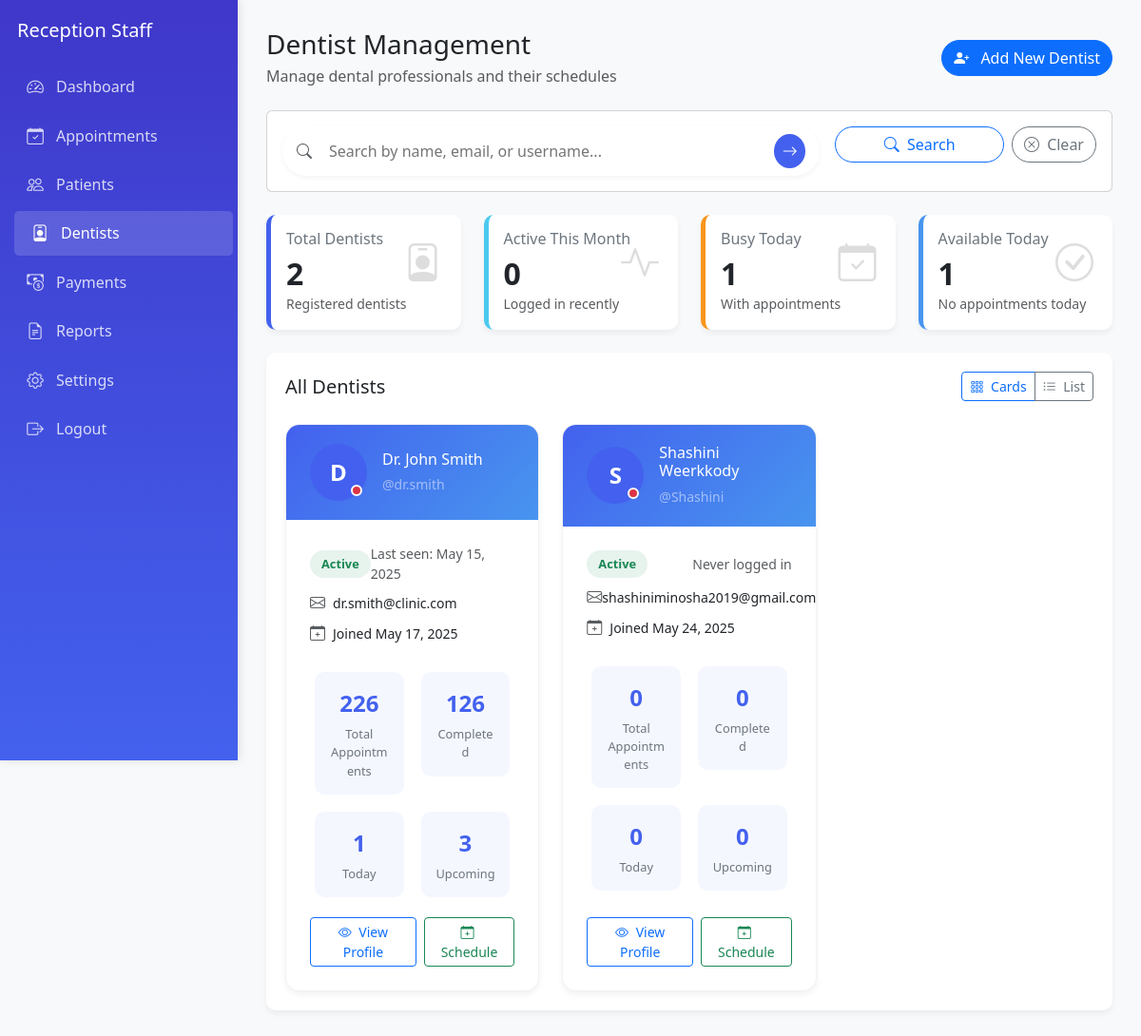
/DenTec/dashboard/staff/dentists.php (signed in), run on the app's committed database.
### tables this page shows
CREATE TABLE `users` (
  `user_id` int(11) NOT NULL,
  `username` varchar(50) NOT NULL,
  `password_hash` varchar(255) NOT NULL,
  `full_name` varchar(100) NOT NULL,
  `email` varchar(100) NOT NULL,
  `role` enum('admin','dentist','staff') NOT NULL,
  `is_active` tinyint(1) DEFAULT 1,
  `last_login` datetime DEFAULT NULL,
  `created_at` timestamp NOT NULL DEFAULT current_timestamp(),
  `updated_at` timestamp NOT NULL DEFAULT current_timestamp() ON UPDATE current_timestamp()
);

### DenTec/dashboard/staff/dentists.php (the view, shortened to what this page needs)
<?php
include '../../includes/db_connect.php';
function executeQuery($conn, $query) {
    $result = $conn->query($query);
    return $result;
}
$total_dentists = executeQuery($conn, "SELECT COUNT(*) AS total FROM users WHERE role = 'dentist' AND is_active = 1");
$active_dentists = executeQuery($conn, "SELECT COUNT(*) AS total FROM users WHERE role = 'dentist' AND is_active = 1 AND last_login >= DATE_SUB(NOW(), INTERVAL 30 DAY)");
$busy_dentists = executeQuery($conn, "SELECT COUNT(DISTINCT dentist_id) AS total
                                     FROM appointments
                                     WHERE scheduled_date >= CURDATE()
                                     AND status = 'Scheduled'");
$available_dentists = executeQuery($conn, "SELECT COUNT(*) AS total
                                         FROM users u
                                         WHERE u.role = 'dentist'
                                         AND u.is_active = 1
                                         AND u.user_id NOT IN (
                                             SELECT DISTINCT dentist_id
                                             FROM appointments
                                             WHERE scheduled_date = CURDATE()
                                             AND status = 'Scheduled'
                                         )");
$dentists_query = "
    SELECT
        u.user_id,
        u.full_name,
        u.email,
        u.username,
        u.is_active,
        u.last_login,
        u.created_at,
        COALESCE(stats.total_appointments, 0) as total_appointments,
        COALESCE(stats.completed_appointments, 0) as completed_appointments,
        COALESCE(stats.upcoming_appointments, 0) as upcoming_appointments,
        COALESCE(stats.today_appointments, 0) as today_appointments
    FROM users u
    LEFT JOIN (
        SELECT
            dentist_id,
            COUNT(*) as total_appointments,
            SUM(CASE WHEN status = 'Completed' THEN 1 ELSE 0 END) as completed_appointments,
            SUM(CASE WHEN scheduled_date > CURDATE() AND status = 'Scheduled' THEN 1 ELSE 0 END) as upcoming_appointments,
            SUM(CASE WHEN scheduled_date = CURDATE() AND status = 'Scheduled' THEN 1 ELSE 0 END) as today_appointments
        FROM appointments
        GROUP BY dentist_id
    ) stats ON u.user_id = stats.dentist_id
    WHERE u.role = 'dentist'
    ORDER BY u.full_name ASC
";
$dentists = executeQuery($conn, $dentists_query);
$search_query = '';
$searched_dentists = null;
$dentists_count = $total_dentists ? $total_dentists->fetch_assoc()['total'] : 0;
$active_count = $active_dentists ? $active_dentists->fetch_assoc()['total'] : 0;
$busy_count = $busy_dentists ? $busy_dentists->fetch_assoc()['total'] : 0;
$available_count = $available_dentists ? $available_dentists->fetch_assoc()['total'] : 0;
?>
<!DOCTYPE html>
<html lang="en">
<head>
  <link href="https://cdn.jsdelivr.net/npm/bootstrap@5.3.0/dist/css/bootstrap.min.css" rel="stylesheet" />
  <link href="https://cdn.jsdelivr.net/npm/bootstrap-icons@1.10.5/font/bootstrap-icons.css" rel="stylesheet" />
</head>
<body>
  <div class="d-flex">
    <div class="sidebar">
      <h5 class="text-white mb-4 ps-2"><?php echo htmlspecialchars($_SESSION['full_name'] ?? ''); ?></h5>
      <a href="index.php">
        <i class="bi bi-speedometer2"></i>
        <span>Dashboard</span>
      </a>
      <a href="schedule_appointment.php">
        <i class="bi bi-calendar-check"></i>
        <span>Appointments</span>
      </a>
      <a href="patient.php">
        <i class="bi bi-people"></i>
        <span>Patients</span>
      </a>
      <a href="dentists.php" class="active">
        <i class="bi bi-person-badge"></i>
        <span>Dentists</span>
      </a>
      <a href="#">
        <i class="bi bi-cash-coin"></i>
        <span>Payments</span>
      </a>
      <a href="#">
        <i class="bi bi-file-earmark-text"></i>
        <span>Reports</span>
      </a>
      <a href="#">
        <i class="bi bi-gear"></i>
        <span>Settings</span>
      </a>
      <a href="../../logout.php" class="mt-auto">
        <i class="bi bi-box-arrow-right"></i>
        <span>Logout</span>
      </a>
    </div>
    <div class="main flex-fill">
      <div class="d-flex justify-content-between align-items-center mb-4">
        <div>
          <h3 class="mb-1">Dentist Management</h3>
          <p class="text-muted mb-0">Manage dental professionals and their schedules</p>
        </div>
        <div>
          <button class="btn btn-primary rounded-pill" data-bs-toggle="modal" data-bs-target="#addDentistModal">
            <i class="bi bi-person-plus-fill me-2"></i> Add New Dentist
          </button>
        </div>
      </div>
      <div class="card mb-4">
        <div class="card-body">
          <form action="" method="GET" class="row g-3">
            <div class="col-lg-8">
              <div class="search-form">
                <i class="bi bi-search text-muted"></i>
                <input type="text" name="search" value="<?php echo htmlspecialchars($search_query); ?>" placeholder="Search by name, email, or username..." class="ms-2">
                <button type="submit"><i class="bi bi-arrow-right"></i></button>
              </div>
            </div>
            <div class="col-lg-4">
              <div class="d-flex gap-2">
                <button type="submit" class="btn btn-outline-primary rounded-pill flex-fill">
                  <i class="bi bi-search me-1"></i> Search
                </button>
                <a href="dentists.php" class="btn btn-outline-secondary rounded-pill">
                  <i class="bi bi-x-circle me-1"></i> Clear
                </a>
              </div>
            </div>
          </form>
        </div>
      </div>
      <div class="row g-4 mb-4">
        <div class="col-md-6 col-lg-3">
          <div class="card card-stat card-primary">
            <div class="card-body position-relative">
              <h5 class="card-title">Total Dentists</h5>
              <h2><?php echo $dentists_count; ?></h2>
              <p class="text-muted mb-0"><small>Registered dentists</small></p>
              <i class="bi bi-person-badge icon"></i>
            </div>
          </div>
        </div>
        <div class="col-md-6 col-lg-3">
          <div class="card card-stat card-success">
            <div class="card-body position-relative">
              <h5 class="card-title">Active This Month</h5>
              <h2><?php echo $active_count; ?></h2>
              <p class="text-muted mb-0"><small>Logged in recently</small></p>
              <i class="bi bi-activity icon"></i>
            </div>
          </div>
        </div>
        <div class="col-md-6 col-lg-3">
          <div class="card card-stat card-warning">
            <div class="card-body position-relative">
              <h5 class="card-title">Busy Today</h5>
              <h2><?php echo $busy_count; ?></h2>
              <p class="text-muted mb-0"><small>With appointments</small></p>
              <i class="bi bi-calendar-check icon"></i>
            </div>
          </div>
        </div>
        <div class="col-md-6 col-lg-3">
          <div class="card card-stat card-info">
            <div class="card-body position-relative">
              <h5 class="card-title">Available Today</h5>
              <h2><?php echo $available_count; ?></h2>
              <p class="text-muted mb-0"><small>No appointments today</small></p>
              <i class="bi bi-check-circle icon"></i>
            </div>
          </div>
        </div>
      </div>
      <div class="table-container mb-4">
        <div class="d-flex justify-content-between align-items-center mb-4">
          <h5 class="mb-0">
            <?php if (isset($searched_dentists)): ?>
              Search Results (<?php echo $searched_dentists->num_rows; ?>)
            <?php else: ?>
              All Dentists
            <?php endif; ?>
          </h5>
          <div class="btn-group">
            <button class="btn btn-sm btn-outline-primary" id="cardView">
              <i class="bi bi-grid-3x3-gap me-1"></i> Cards
            </button>
            <button class="btn btn-sm btn-outline-secondary" id="listView">
              <i class="bi bi-list-ul me-1"></i> List
            </button>
          </div>
        </div>
        <?php
        $dentists_to_display = isset($searched_dentists) ? $searched_dentists : $dentists;
        ?>
        <?php if ($dentists_to_display && $dentists_to_display->num_rows > 0): ?>
          <div class="row g-4" id="dentistCards">
            <?php while ($dentist = $dentists_to_display->fetch_assoc()): ?>
              <div class="col-md-6 col-lg-4">
                <div class="card dentist-card">
                  <div class="card-header">
                    <div class="d-flex align-items-center">
                      <div class="position-relative me-3">
                        <div class="avatar">
                          <?php echo strtoupper(substr($dentist['full_name'], 0, 1)); ?>
                        </div>
                        <?php if ($dentist['last_login'] && strtotime($dentist['last_login']) > strtotime('-24 hours')): ?>
                          <div class="online-indicator"></div>
                        <?php else: ?>
                          <div class="offline-indicator"></div>
                        <?php endif; ?>
                      </div>
                      <div class="flex-grow-1">
                        <h6 class="mb-1 text-white"><?php echo htmlspecialchars($dentist['full_name']); ?></h6>
                        <small class="text-white-50">@<?php echo htmlspecialchars($dentist['username']); ?></small>
                      </div>
                    </div>
                  </div>
                  <div class="card-body">
                    <div class="mb-3">
                      <div class="d-flex justify-content-between align-items-center mb-2">
                        <span class="status-badge <?php echo $dentist['is_active'] ? 'status-active' : 'status-inactive'; ?>">
                          <?php echo $dentist['is_active'] ? 'Active' : 'Inactive'; ?>
                        </span>
                        <small class="text-muted">
                          <?php if ($dentist['last_login']): ?>
                            Last seen: <?php echo date('M j, Y', strtotime($dentist['last_login'])); ?>
                          <?php else: ?>
                            Never logged in
                          <?php endif; ?>
                        </small>
                      </div>
                      <div class="d-flex mb-2">
                        <div style="width: 24px"><i class="bi bi-envelope text-muted"></i></div>
                        <div><small><?php echo htmlspecialchars($dentist['email']); ?></small></div>
                      </div>
                      <div class="d-flex mb-2">
                        <div style="width: 24px"><i class="bi bi-calendar-plus text-muted"></i></div>
                        <div><small>Joined <?php echo date('M j, Y', strtotime($dentist['created_at'])); ?></small></div>
                      </div>
                    </div>
                    <div class="row g-2 mb-3">
                      <div class="col-6">
                        <div class="stat-item">
                          <span class="stat-number"><?php echo $dentist['total_appointments']; ?></span>
                          <div class="stat-label">Total Appointments</div>
                        </div>
                      </div>
                      <div class="col-6">
                        <div class="stat-item">
                          <span class="stat-number"><?php echo $dentist['completed_appointments']; ?></span>
                          <div class="stat-label">Completed</div>
                        </div>
                      </div>
                      <div class="col-6">
                        <div class="stat-item">
                          <span class="stat-number"><?php echo $dentist['today_appointments']; ?></span>
                          <div class="stat-label">Today</div>
                        </div>
                      </div>
                      <div class="col-6">
                        <div class="stat-item">
                          <span class="stat-number"><?php echo $dentist['upcoming_appointments']; ?></span>
                          <div class="stat-label">Upcoming</div>
                        </div>
                      </div>
                    </div>
                    <div class="d-flex gap-2 mt-auto">
                      <a href="dentist_profile.php?id=<?php echo $dentist['user_id']; ?>" class="btn btn-sm btn-outline-primary flex-fill">
                        <i class="bi bi-eye me-1"></i> View Profile
                      </a>
                      <a href="schedule_appointment.php?dentist_id=<?php echo $dentist['user_id']; ?>" class="btn btn-sm btn-outline-success flex-fill">
                        <i class="bi bi-calendar-plus me-1"></i> Schedule
                      </a>
                    </div>
                  </div>
                </div>
              </div>
            <?php endwhile; ?>
          </div>
        <?php endif; ?>
      </div>
    </div>
  </div>
</body>
</html>

### data on the page
users: full_name "D", full_name "Dr. John Smith", username "dr.smith", is_active "Active", last_login "May 15, 2025", email "dr.smith@clinic.com", created_at "May 17, 2025", total_appointments "226", completed_appointments "126", today_appointments "1", upcoming_appointments "3"
users: full_name "S", full_name "Shashini Weerkkody", username "Shashini", is_active "Active", shows "Never logged in", email "shashiniminosha2019@gmail.com", created_at "May 24, 2025", total_appointments "0", completed_appointments "0", today_appointments "0", upcoming_appointments "0"

### other printed values
$_SESSION['full_name'] "Reception Staff"
$dentists_count "2"
$active_count "0"
$busy_count "1"
$available_count "1"
